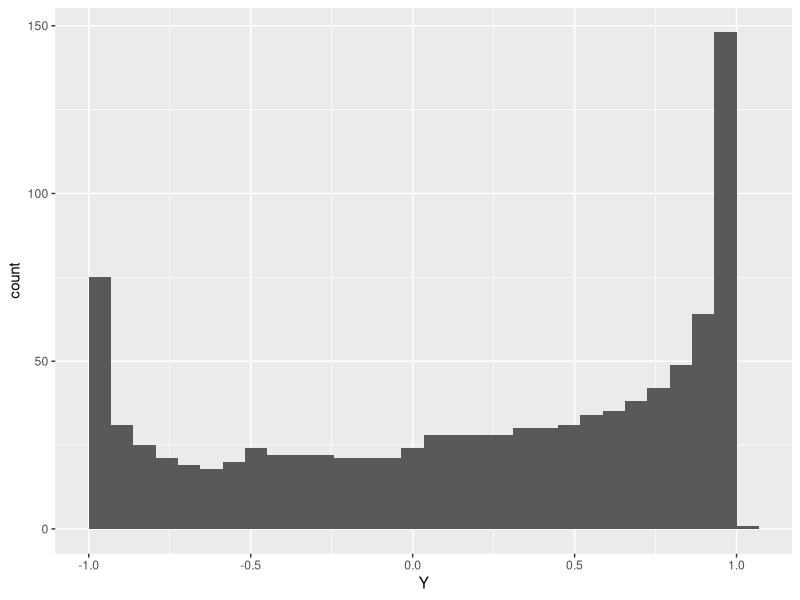
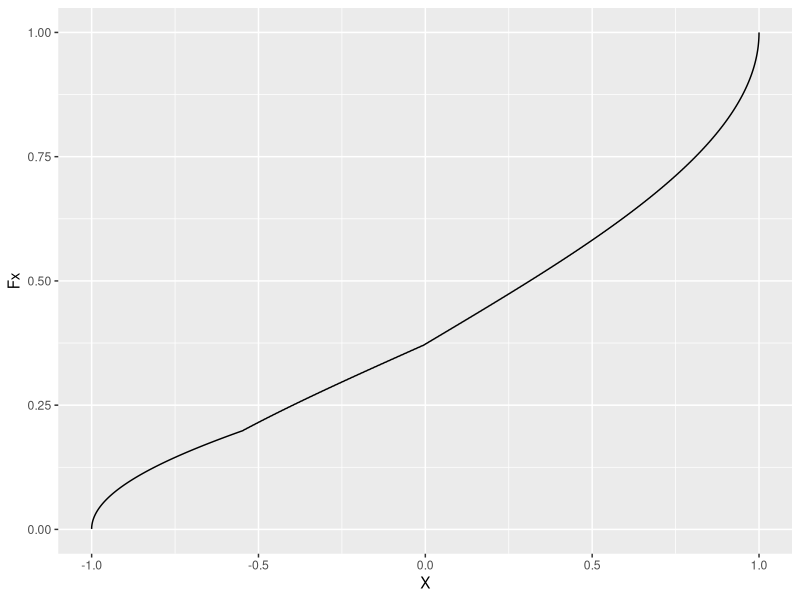

These charts were generated, in order, by the following R code: (Note: this script raises an error after producing the figures.)
## ---- chunk 1
knitr::opts_chunk$set(echo = TRUE)
library(tidyverse)
## ---- chunk 2
w <- seq(0,1,length = 1000)

#A <- seq(0,0.3, length = 1000)

RV_x <- tibble("universe" = w, "X" = sin(10*w))
RV_y <- tibble("universe" = w, "Y" = sin(10*(1-w)))

prob_x <- RV_x %>% 
  mutate(inside = X <= 0.3 | X >= 0.6) %>% 
  count(inside) %>% 
  mutate(probability = n/sum(n))

prob_y <- RV_y %>% 
  mutate(inside = Y <= 0.3 | Y >= 0.6) %>% 
  count(inside) %>% 
  mutate(probability = n/sum(n))

# They output the same probabilites!

hist_x <- RV_x %>% 
  ggplot(aes(x=X)) +
  geom_histogram()

hist_y <- RV_y %>% 
  ggplot(aes(x=Y)) +
  geom_histogram()

hist_y

## ---- chunk 3
cumul <- function(sample, a) {
 prob <-  sample %>% 
    mutate(inside = X < a) %>% 
    count(inside) %>% 
   mutate(probs = n/sum(n))
 
 return(pull(prob[2,3]))
}

lol <- cumul(RV_x, 0.5)
RV_x_cumul <- RV_x %>% 
  arrange(X) %>% 
  mutate(Fx = row_number()/n()) %>% 
  ggplot() +
  geom_line(aes(x = X, y = Fx))

RV_x_cumul


## ---- chunk 4
punif(x, min, max) #CDF
dunif()
qunif()
## ---- chunk 5
pbinom(x, 1, prob)
## ---- chunk 6
exp <- tibble(X= seq(-10,10, length=1000),
              Fx = dexp(X, rate = 1)) %>% 
  ggplot() +
  geom_line(aes(x = X, y = Fx))
exp

exp_h <- tibble(Fx = rexp(10000, rate = 1)) %>% 
  ggplot() +
  geom_histogram(aes(x = Fx))
exp_h
